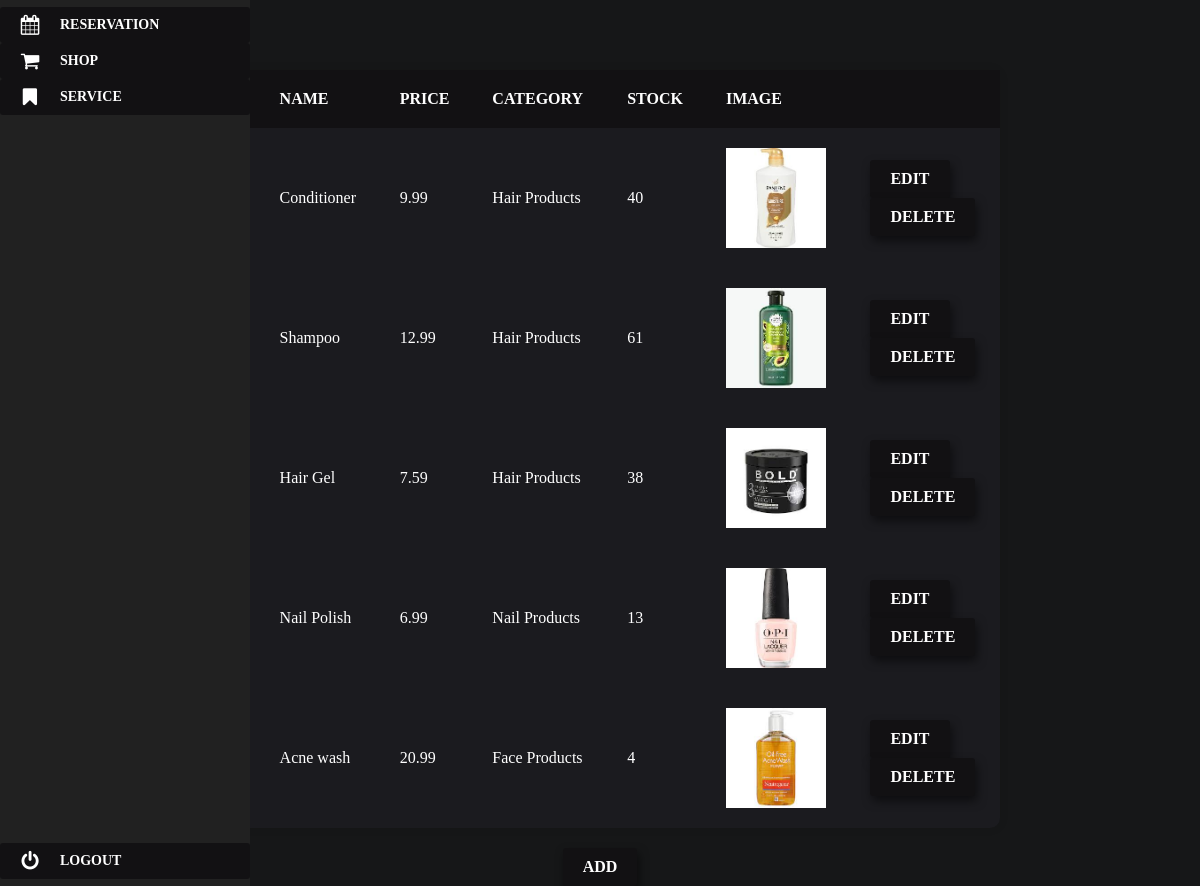
The app's page /Project/view/productManage.php with its own data.
### tables this page shows
CREATE TABLE `product` (
  `id` int(11) NOT NULL,
  `name` varchar(40) NOT NULL,
  `price` decimal(5,2) NOT NULL,
  `category` varchar(40) NOT NULL,
  `available` int(11) NOT NULL,
  `image` varchar(60) NOT NULL
);

### Project/core/dbConnectionManager.php (called while the page is built, shortened)
<?php
class DBConnectionManager{
    private $dbConnection;
    function __construct() {
        $this->username = "root";
        $this->password = "";
        $this->server = "localhost";
        $this->dbname = "salon";
        try {
            $this->dbConnection = new \PDO("mysql:host=$this->server;dbname=$this->dbname", $this->username, $this->password);
        } catch(\PDOException $e) {
            print "Error!: " . $e->getMessage() . "<br/>";
        }
    }
    function getConnection() {
        return $this->dbConnection;
    }
}
?>

### Project/model/product.php (called while the page is built, shortened)
<?php
require(dirname(__DIR__) . "/core/dbconnectionmanager.php");
class Product {
    private $dbConnection;
    function __construct() {
        $conManager = new Database\DBConnectionManager();
        $this->dbConnection = $conManager->getConnection();
    }
    function getAll() {
        $query = "select * from product";
        $statement = $this->dbConnection->prepare($query);
        $statement->execute();
        $result = $statement->fetchAll();
        return $result;
    }
}
?>

### Project/view/productManage.php (the view, shortened to what this page needs)
<html>
<head>
    <link rel="stylesheet" href="style/productDesign.css">
    <link rel="stylesheet" href="style/sidebar.css">
</head>
<body>
    <?php
    $product = new product();
    $products = $product->getAll();
    $html = '<table id="productsTable">';
    $html .= "<thead><th>Id</th>
                <th>Name</th>
                <th>Price</th>
                <th>Category</th>
                <th>Stock</th>
                <th>Image</th>
                <th></th>
                </thead>";
    $counter = 0;
    foreach ($products as $e) {
        $counter = $e['id'];
        $html .= "<tr>
                    <td>" . $e['id'] . "</td>
                    <td>" . $e['name'] . "</td>
                    <td>" . $e['price'] . "</td>
                    <td>" . $e['category'] . "</td>
                    <td>" . $e['available'] . "</td>
                    <td><img class = 'previewImage' src='img/productImages/" . $e['image'] . "'></td>
                    <td>
                        <form method='post' action='?resource=product&action=edit'>
                            <input type='hidden' name = 'row' value =$counter>
                            <input type='submit' value ='Edit'>
                        </form>
                        <form method='post'>
                            <input type='hidden' name = 'row' value =$counter>
                            <input type='submit' value ='Delete' name='delete'>
                        </form>
                    </td>
                    </tr>";
    }
    $html .= "</table>";
    $html .= "<div style='display: flex; justify-content: center; padding: 20px;'>
        <form method='post'>
            <input type='hidden' name = 'row' value =$counter>
            <input type='submit' value ='Add' name='add' class='addButton'>
        </form></div>";
    echo $html;
    ?>
    <nav class="main-menu">
        <ul>
            <li>
                <a href="?resource=reservation&action=create">
                    <i class="fa fa-calendar fa-2x"></i>
                    <span class="nav-text">
                        Reservation
                    </span>
                </a>
            </li>
            <li class="has-subnav">
                <a href="?resource=product&action=manage">
                    <i class="fa fa-shopping-cart fa-2x"></i>
                    <span class="nav-text">
                        Shop
                    </span>
                </a>
            </li>
            <li class="has-subnav">
                <a href="?resource=service&action=manage">
                    <i class="fa fa-bookmark fa-2x"></i>
                    <span class="nav-text">
                        Service
                    </span>
                </a>
            </li>
        </ul>
        <ul class="logout">
            <li>
                <a href="?resource=home&action=view">
                    <i class="fa fa-power-off fa-2x"></i>
                    <span class="nav-text">
                        Logout
                    </span>
                </a>
            </li>
        </ul>
    </nav>
</body>
</html>

### Project/style/productDesign.css (style rules this page uses)
* { padding: 0; margin: 0; box-sizing: border-box; font-family: "Quicksand"; }
body { min-width: 50vh; }
html, body { height: 100%; color: #fff; overflow-x: hidden; background-color: #161718; }
table { top: 70px; position: relative; border-collapse: collapse; width: 100%; max-width: 800px; margin: 0 auto; background-color: #1b1b1f; box-shadow: 0 0 10px rgba(0, 0, 0, 0.1); border-radius: 10px; color: #fff; }
thead { background-color: #121113; color: #fff; }
th, td { padding: 20px; text-align: left; font-size: 16px; }
th { text-transform: uppercase; font-weight: bold; }
a { background-color: #121113; color: #fff; border: none; padding: 10px 20px; border-radius: 3px; cursor: pointer; font-size: 16px; font-weight: bold; text-transform: uppercase; transition: 0.5s; }
input[type="submit"] { background-color: #121113; color: #fff; border: none; padding: 10px 20px; border-radius: 3px; cursor: pointer; font-size: 16px; font-weight: bold; text-transform: uppercase; transition: 0.5s; box-shadow: 2px 5px 10px rgba(0, 0, 0, 0.5); }
.addButton { position: relative; top: 70px; }
.previewImage { width: 100px; height: 100px; }

### Project/style/sidebar.css (style rules this page uses)
.fa-2x { font-size: 2em; }
.fa { position: relative; display: table-cell; width: 60px; height: 36px; text-align: center; vertical-align: middle; font-size: 20px; }
.main-menu { background: #212121; position: absolute; top: 0; bottom: 0; height: 100%; left: 0; width: 60px; overflow: hidden; -webkit-transition: width .05s linear; transition: width .05s linear; -webkit-transform: translateZ(0) scale(1, 1); z-index: 1000; }
.main-menu>ul { margin: 7px 0; }
.main-menu li { position: relative; display: block; width: 250px; }
.main-menu li>a { position: relative; display: table; border-collapse: collapse; border-spacing: 0; color: white; font-family: arial; font-size: 14px; text-decoration: none; -webkit-transform: translateZ(0) scale(1, 1); -webkit-transition: all .1s linear; transition: all .1s linear; }
.main-menu .nav-text { position: relative; display: table-cell; vertical-align: middle; width: 190px; }
nav { -webkit-user-select: none; -moz-user-select: none; -ms-user-select: none; -o-user-select: none; user-select: none; }
nav ul, nav li { outline: 0; margin: 0; padding: 0; }
.main-menu>ul.logout { position: absolute; left: 0; bottom: 0; }

### records on screen
product: name "Conditioner", price "9.99", category "Hair Products", available "40", image (picture)
product: name "Shampoo", price "12.99", category "Hair Products", available "61", image (picture)
product: name "Hair Gel", price "7.59", category "Hair Products", available "38", image (picture)
product: name "Nail Polish", price "6.99", category "Nail Products", available "13", image (picture)
product: name "Acne wash", price "20.99", category "Face Products", available "4", image (picture)
